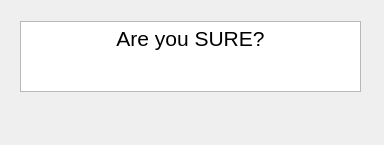
<?xml version="1.0" encoding="UTF-8"?>
<ui version="4.0">
 <class>dlgConfirmation</class>
 <widget class="QDialog" name="dlgConfirmation">
  <property name="geometry">
   <rect>
    <x>0</x>
    <y>0</y>
    <width>384</width>
    <height>145</height>
   </rect>
  </property>
  <property name="windowTitle">
   <string>Dialog</string>
  </property>
  <widget class="QDialogButtonBox" name="buttonBox">
   <property name="geometry">
    <rect>
     <x>20</x>
     <y>100</y>
     <width>341</width>
     <height>32</height>
    </rect>
   </property>
   <property name="standardButtons">
    <set>QDialogButtonBox::NoButton</set>
   </property>
  </widget>
  <widget class="QTextBrowser" name="textBrowser">
   <property name="geometry">
    <rect>
     <x>20</x>
     <y>21</y>
     <width>341</width>
     <height>71</height>
    </rect>
   </property>
   <property name="html">
    <string>&lt;!DOCTYPE HTML PUBLIC &quot;-//W3C//DTD HTML 4.0//EN&quot; &quot;http://www.w3.org/TR/REC-html40/strict.dtd&quot;&gt;
&lt;html&gt;&lt;head&gt;&lt;meta name=&quot;qrichtext&quot; content=&quot;1&quot; /&gt;&lt;style type=&quot;text/css&quot;&gt;
p, li { white-space: pre-wrap; }
&lt;/style&gt;&lt;/head&gt;&lt;body style=&quot; font-family:'Ubuntu Sans'; font-size:11pt; font-weight:400; font-style:normal;&quot;&gt;
&lt;p align=&quot;center&quot; style=&quot; margin-top:0px; margin-bottom:0px; margin-left:0px; margin-right:0px; -qt-block-indent:0; text-indent:0px;&quot;&gt;&lt;span style=&quot; font-size:16pt;&quot;&gt;Are you SURE?&lt;/span&gt;&lt;/p&gt;&lt;/body&gt;&lt;/html&gt;</string>
   </property>
  </widget>
 </widget>
 <resources/>
 <connections>
  <connection>
   <sender>buttonBox</sender>
   <signal>accepted()</signal>
   <receiver>dlgConfirmation</receiver>
   <slot>accept()</slot>
   <hints>
    <hint type="sourcelabel">
     <x>248</x>
     <y>254</y>
    </hint>
    <hint type="destinationlabel">
     <x>157</x>
     <y>274</y>
    </hint>
   </hints>
  </connection>
  <connection>
   <sender>buttonBox</sender>
   <signal>rejected()</signal>
   <receiver>dlgConfirmation</receiver>
   <slot>reject()</slot>
   <hints>
    <hint type="sourcelabel">
     <x>316</x>
     <y>260</y>
    </hint>
    <hint type="destinationlabel">
     <x>286</x>
     <y>274</y>
    </hint>
   </hints>
  </connection>
 </connections>
</ui>
